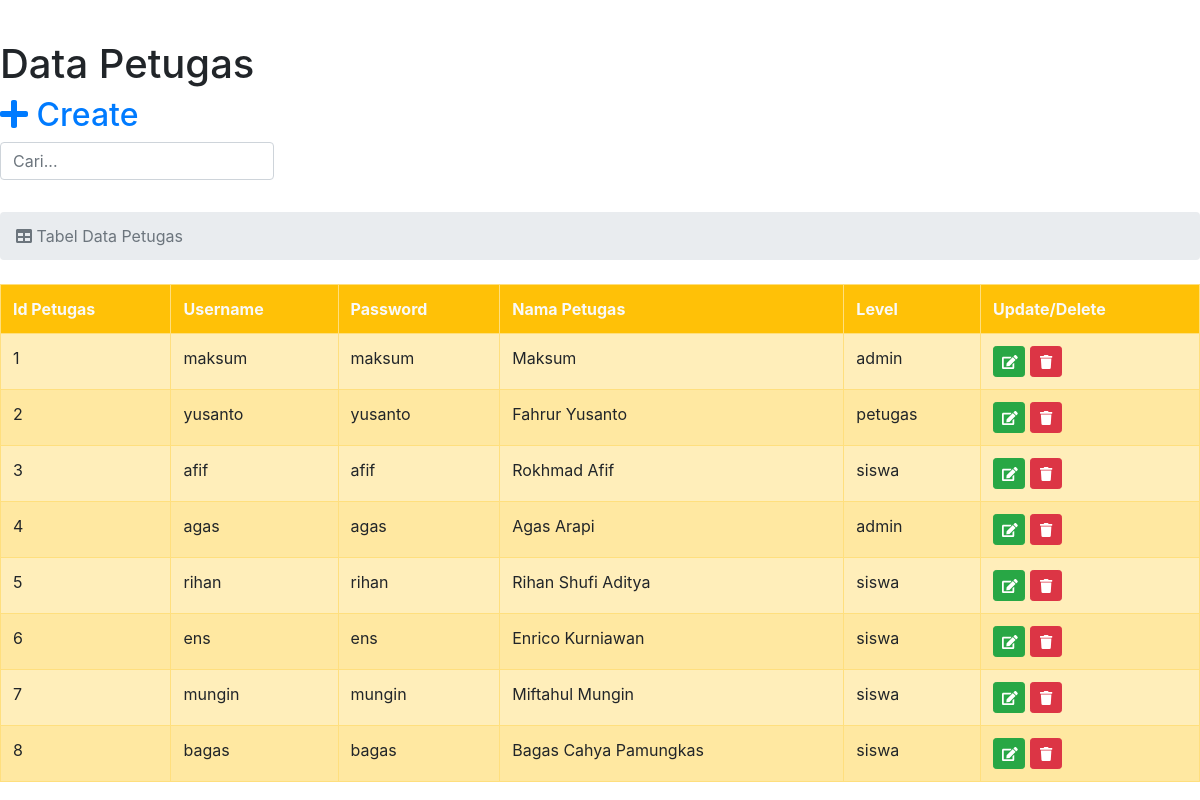
The page /new_admin/tampil_petugas.php (signed in) on the database its author committed.
### tables this page shows
CREATE TABLE `petugas` (
  `id_petugas` int(11) NOT NULL,
  `username` varchar(25) NOT NULL,
  `password` varchar(32) NOT NULL,
  `nama_petugas` varchar(35) NOT NULL,
  `level` enum('admin','petugas','siswa') NOT NULL
);

### new_admin/tampil_petugas.php (the view, shortened to what this page needs)
<?php require_once('../Connections/koneksi.php'); ?>
<?php
$maxRows_tampil_petugas = 500;
$pageNum_tampil_petugas = 0;
$startRow_tampil_petugas = $pageNum_tampil_petugas * $maxRows_tampil_petugas;
$query_tampil_petugas = "SELECT * FROM petugas";
$query_limit_tampil_petugas = sprintf("%s LIMIT %d, %d", $query_tampil_petugas, $startRow_tampil_petugas, $maxRows_tampil_petugas);
$tampil_petugas = mysql_query($query_limit_tampil_petugas, $koneksi) or die(mysql_error());
$row_tampil_petugas = mysql_fetch_assoc($tampil_petugas);
?>
<!doctype html>
<html>
<head>
  <link rel="stylesheet" href="../css/bootstrap.css">
  <link rel="stylesheet" href="../css/all.min.css">
</head>
<body>
  <p>&nbsp;</p>
  <h1>Data Petugas</h1>
  <h2><a href="create_petugas.php"><i class="fas fa-plus"></i> Create</a></h2>
  <div class="row mb-3">
    <form action="" method="post">
      <div class="col-sm-4">
        <div class="form-group form-inline">
          <input type="text" placeholder="Cari..." name="keyword" id="keyword" class="form-control">
        </div>
      </div>
    </form>
  </div>
  <ol class="breadcrumb mb-4">
    <li class="breadcrumb-item active"><i class="fas fa-table"></i> Tabel Data Petugas</li>
  </ol>
  <div id="container">
    <div class="table-responsive">
      <table id="tabel" class="table table-bordered table-warning table-hover">
        <tr class="text-light font-weight-bold bg-warning">
          <td>Id Petugas</td>
          <td>Username</td>
          <td>Password</td>
          <td>Nama Petugas</td>
          <td>Level</td>
          <td>Update/Delete</td>
        </tr>
        <?php do { ?>
          <tr class="td">
            <td><?php echo $row_tampil_petugas['id_petugas']; ?></td>
            <td><?php echo $row_tampil_petugas['username']; ?></td>
            <td><?php echo $row_tampil_petugas['password']; ?></td>
            <td><?php echo $row_tampil_petugas['nama_petugas']; ?></td>
            <td><?php echo $row_tampil_petugas['level']; ?></td>
            <td><a class="btn btn-sm btn-success col-sm-2" href="update_petugas.php?id_petugas=<?php echo $row_tampil_petugas['id_petugas']; ?>"><i class="fas fa-edit"></i></a> <a onClick="return confirm('Apa kamu yakin ingin menghapus Id Petugas <?php echo $row_tampil_petugas['id_petugas']; ?>?');" class="btn btn-sm btn-danger col-sm-2" href="delete_petugas.php?id_petugas=<?php echo $row_tampil_petugas['id_petugas']; ?>"><i class="fas fa-trash"></i></a></td>
          </tr>
        <?php } while ($row_tampil_petugas = mysql_fetch_assoc($tampil_petugas)); ?>
      </table>
    </div>
  </div>
</body>
</html>

### new_admin/tampil_petugas.php (style rules this page uses)
.td:nth-child(odd) { background: #ffe8a1; }

### rows shown on the page
petugas: id_petugas "1", username "maksum", password "maksum", nama_petugas "Maksum", level "admin"
petugas: id_petugas "2", username "yusanto", password "yusanto", nama_petugas "Fahrur Yusanto", level "petugas"
petugas: id_petugas "3", username "afif", password "afif", nama_petugas "Rokhmad Afif", level "siswa"
petugas: id_petugas "4", username "agas", password "agas", nama_petugas "Agas Arapi", level "admin"
petugas: id_petugas "5", username "rihan", password "rihan", nama_petugas "Rihan Shufi Aditya", level "siswa"
petugas: id_petugas "6", username "ens", password "ens", nama_petugas "Enrico Kurniawan", level "siswa"
petugas: id_petugas "7", username "mungin", password "mungin", nama_petugas "Miftahul Mungin", level "siswa"
petugas: id_petugas "8", username "bagas", password "bagas", nama_petugas "Bagas Cahya Pamungkas", level "siswa"
